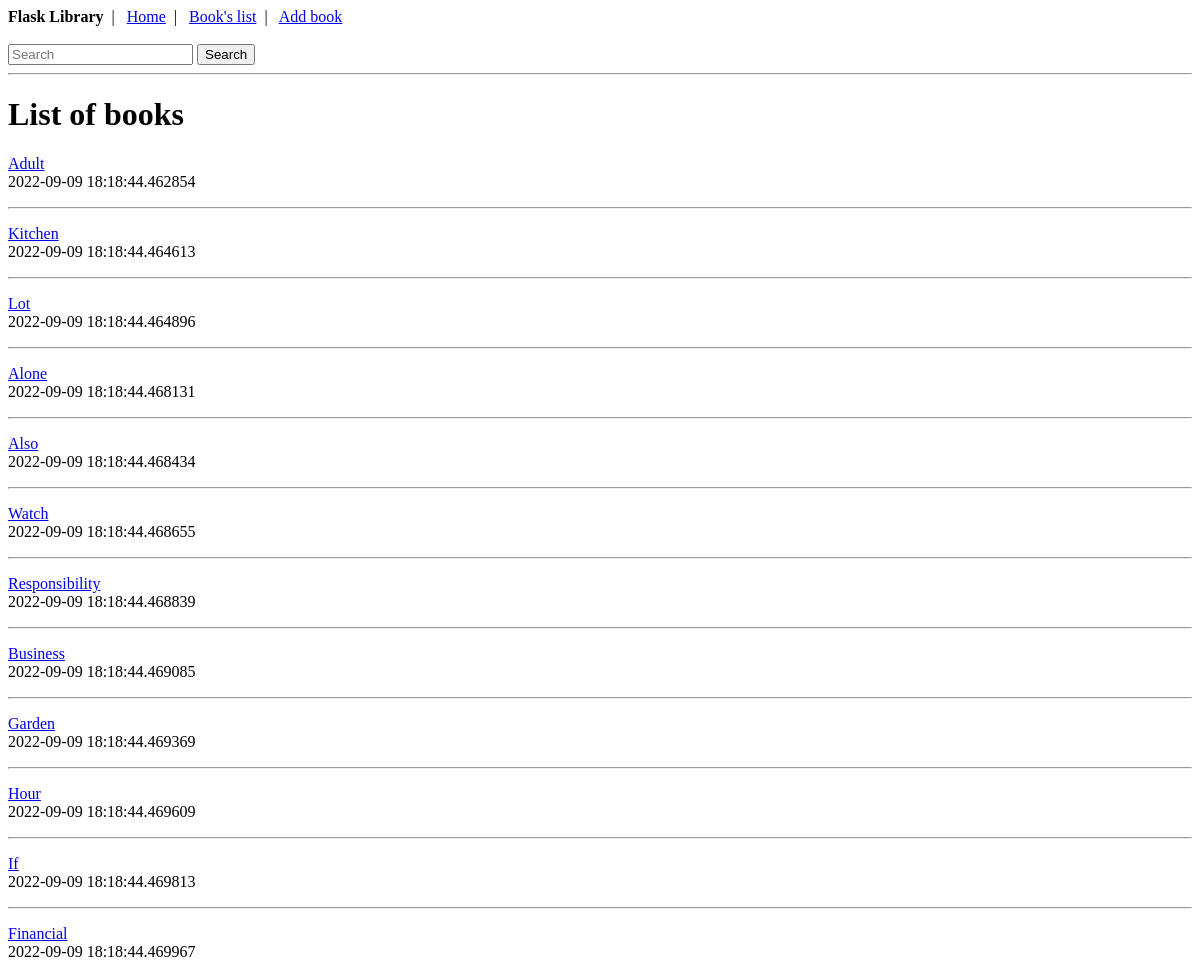
Page /books/list (upper part) on the earlier database version.
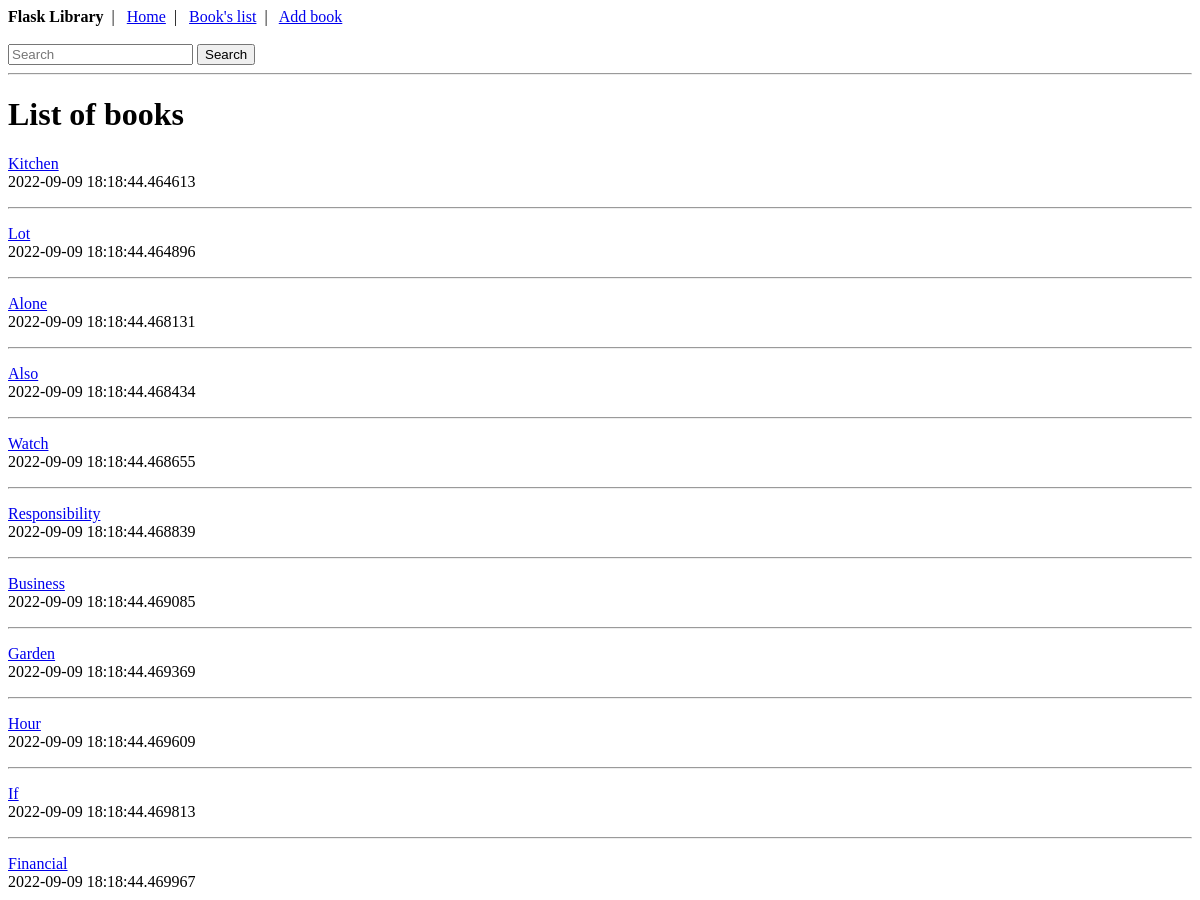
Same page on the later database version.
### application/models.py (models this page shows, shortened)
class Book(db.Model):
    id = db.Column(db.Integer, primary_key=True, nullable=False)
    title = db.Column(db.String(50), nullable=False)
    author = db.Column(db.String(50), nullable=False)
    created = db.Column(db.DateTime, default=datetime.utcnow)
    updated = db.Column(db.DateTime, default=datetime.utcnow, onupdate=datetime.utcnow)

### application/views.py (the view)
@app.route('/books/list')
def list_books():
    books = Book.query.all()
    return render_template('books/list.html', books=books)

### application/templates/books/list.html (shortened to what this page needs)
{% extends 'base.html' %}
{% block content %}
    <h1>List of books</h1>
    {% for book in books %}
        <p>
            <a href="{{ url_for('detail_book', book_id=book.id) }}">{{ book.title }}</a>
            <br>
            {{ book.created }}
        </p>
        <hr>
    {% endfor %}
{% endblock %}

### application/templates/base.html (shortened to what this page needs)
<!DOCTYPE html>
<html lang="en">
<head>
</head>
<body>
    <div>
        <strong>Flask Library</strong>&nbsp;&nbsp;|&nbsp;&nbsp;
        <a href="/">Home</a>&nbsp;&nbsp;|&nbsp;&nbsp;
        <a href="{{ url_for('list_books') }}">Book's list</a>&nbsp;&nbsp;|&nbsp;&nbsp;
        <a href="{{ url_for('create_book') }}">Add book</a><br><br>
        <form method="get" action="{{ url_for('search_book') }}">
            <input placeholder="Search" name="val">
            <button type="submit">Search</button>
        </form>
    </div>
    <hr>
    {% block content %}{% endblock %}
</body>
</html>

Differences in the rows shown:
removed Book: title "Adult", created "2022-09-09 18:18:44.462854"
